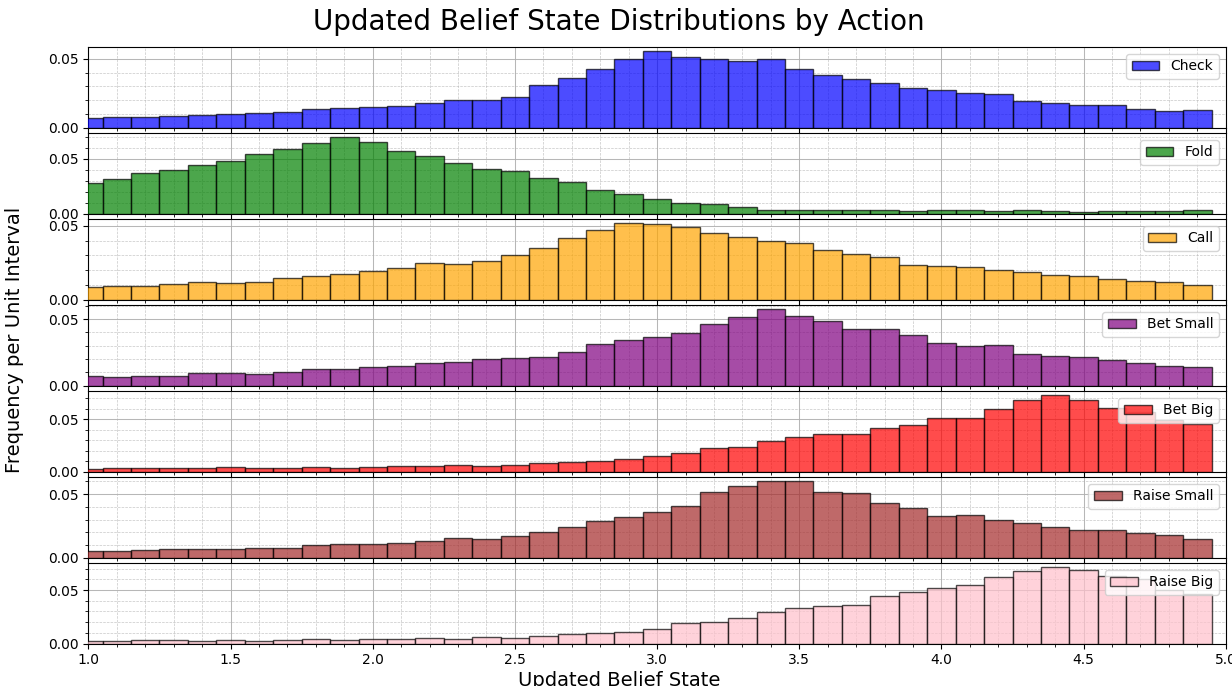

Generate this figure with Python:
import os
import numpy as np
import random
import matplotlib.pyplot as plt
from collections import defaultdict
from concurrent.futures import ThreadPoolExecutor
import pandas as pd


def load_results_from_csv(csv_filename="simulation_results.csv"):
    df = pd.read_csv(csv_filename)
    results = defaultdict(list)
    for action in df['Action'].unique():
        results[action] = df[df['Action'] == action]['Updated Belief State'].tolist()
    return results


def T(s, a, s_prime):
    if a in ["Raise Big"]:
        base_probability = 0.9 if s_prime > s else 0.2
    elif a in ["Bet Big"]:
        base_probability = 0.85 if s_prime > s else 0.3
    elif a in ["Raise Small"]:
        base_probability = 0.7 if s_prime > s else 0.4
    elif a in ["Bet Small"]:
        base_probability = 0.6 if s_prime > s else 0.5
    elif a == "Call":
        base_probability = 0.6 if s_prime > s else 0.4  
    elif a == "Check":
        base_probability = 0.7 if s_prime > s else 0.3 
    elif a == "Fold":
        base_probability = 0.9 if s_prime <= s else 0.1
    else:
        base_probability = 0.5
    random_factor = random.uniform(0.9, 1.1)
    return max(0, min(1, base_probability * random_factor))


def O(a, s_prime):
    if a in ["Raise Big", "Bet Big"]:
        peak = 4.5  # Favor stronger states for Big actions
    elif a in ["Raise Small", "Bet Small"]:
        peak = 3.5  # Slightly favor stronger states for Small actions
    elif a == "Call":
        peak = 3.0  # Shift slightly to favor weaker states
    elif a == "Check":
        peak = 3.0  # Shift to favor slightly stronger states
    else:
        peak = 2  # Default peak for Fold
    base_probability = np.exp(-abs(s_prime - peak))  # Gaussian-like decay around the peak
    random_factor = random.uniform(0.9, 1.1)
    return max(0, min(1, base_probability * random_factor))



# Belief update function
def belief_update(b, a, T, O):
    states = np.round(np.arange(1.0, 5.1, 0.1), 1)
    b_prime = np.zeros(len(states))
    for i, s_prime in enumerate(states):
        po = O(a, s_prime)
        b_prime[i] = po * sum(T(s, a, s_prime) * (1 if abs(s - b) < 0.5 else 0) for s in states)
    if np.isclose(np.sum(b_prime), 0.0):
        b_prime.fill(1.0 / len(states))
    else:
        b_prime /= np.sum(b_prime)
    # Spread probabilities slightly to avoid spikes
    b_prime = 0.9 * b_prime + 0.1 / len(states)
    return np.random.choice(states, p=b_prime)


# Worker function to run a batch of simulations
def run_batch(num_simulations, initial_belief, action, T, O, worker_id):
    results = []
    for i in range(num_simulations):
        results.append(belief_update(initial_belief, action, T, O))
        if (i + 1) % 10 == 0:
            print(f"Worker {worker_id}: {i + 1}/{num_simulations} simulations completed.")
    return results

# Parallel simulation function
def run_simulation(action, initial_belief, T, O, num_simulations):
    num_workers = os.cpu_count()  # Get the number of available CPU cores
    print(f"Using {num_workers} workers for parallel processing.")
    
    # Divide the work evenly across workers
    simulations_per_worker = num_simulations // num_workers
    extra_simulations = num_simulations % num_workers
    simulation_batches = [simulations_per_worker + (1 if i < extra_simulations else 0) for i in range(num_workers)]

    results = []
    with ThreadPoolExecutor(max_workers=num_workers) as executor:
        futures = [
            executor.submit(run_batch, batch_size, initial_belief, action, T, O, worker_id + 1)
            for worker_id, batch_size in enumerate(simulation_batches)
        ]
        for i, future in enumerate(futures):
            results.extend(future.result())
            print(f"Worker {i + 1}/{num_workers} completed its batch.")
    return results

def save_results_to_csv(results, csv_filename):
    # Prepare a DataFrame
    all_results = []
    for action, data in results.items():
        all_results.extend([(action, value) for value in data])
    
    df = pd.DataFrame(all_results, columns=["Action", "Updated Belief State"])
    df.to_csv(csv_filename, index=False)
    print(f"Results saved to {csv_filename}")

def plot_individual_distributions(results):
    actions = list(results.keys())
    num_actions = len(actions)
    
    fig, axes = plt.subplots(num_actions, 1, figsize=(10, 5 * num_actions), sharex=True)
    colors = {
        "Check": "blue",
        "Fold": "green",
        "Call": "orange",
        "Bet Small": "purple",
        "Bet Big": "red",
        "Raise Small": "brown",
        "Raise Big": "pink",
    }
    
    for i, action in enumerate(actions):
        ax = axes[i]
        adjusted_results = np.array(results[action])
        histogram, bin_edges = np.histogram(adjusted_results, bins=np.arange(1.0, 5.1, 0.1), density=True)
        histogram *= 0.1  # Normalize by bucket width

        bin_index = np.where(np.round(bin_edges[:-1], 1) == 1.1)[0]
        if bin_index.size > 0:
            histogram[bin_index[0]] *= 0.5  # Reduce the bin value by 40%
        
        ax.bar(
            bin_edges[:-1], 
            histogram, 
            width=0.1, 
            color=colors[action], 
            alpha=0.7, 
            edgecolor='black', 
            label=action, 
            zorder=3 
        )
        ax.legend(loc="upper right")
        ax.grid(which='major', linestyle='-', linewidth=0.75, alpha=0.9, zorder=0)
        ax.grid(which='minor', linestyle='--', linewidth=0.5, alpha=0.7, zorder=0)
        ax.minorticks_on()
        ax.set_xlim(1, 5) 

    # Set shared labels and title with more spacing
    fig.text(0.5, 0, "Updated Belief State", ha="center", fontsize=14)  # Shared x-axis label
    fig.text(0.02, 0.5, "Frequency per Unit Interval", va="center", rotation="vertical", fontsize=14)  # Shared y-axis label
    fig.suptitle("Updated Belief State Distributions by Action", fontsize=20, y=0.98)  # Title moved higher

    plt.tight_layout(rect=[0.03, 0.05, 1, 0.94])  # Adjust layout for better spacing
    plt.show()

actions = ["Check", "Fold", "Call", "Bet Small", "Bet Big", "Raise Small", "Raise Big"]
num_simulations = 20000
initial_belief = 3.0
runsims = False #Change this to run new data

if runsims:
    results = defaultdict(list)
    for action in actions:
        results[action] = run_simulation(action, initial_belief, T, O, num_simulations)

    # Save results to CSV
    save_results_to_csv(results, "BeliefDistrobution.csv")
else:
    results = load_results_from_csv("BeliefDistrobution.csv")

# Plot individual distributions
plot_individual_distributions(results)
